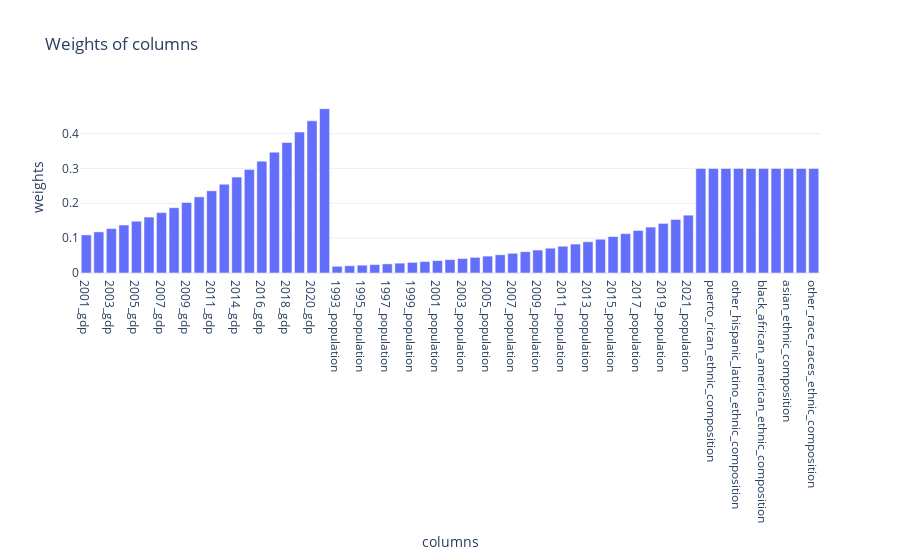

Notebook code cell kept with this figure:
### Markdown cell above
We can also specify feature class weights to variables (such as `gdp`, or `population`) or sets of variables (such as `ethnic composition` or `urbanization`). Feature weights, ranging from $-4$ to $4$, are assigned to influence the impact of each feature (or class of features) on the final similarity score, where negative values represent dissimilarity. Once we instantiate a query, we run the calculations and inspect the results. 

The plot represents weights assigned to the specified variables, notice that they are not uniformly distributed across the years (in case of time series), they intentionally assign higher weights to more recent years.

### Code cell
f  = FipsQuery(42001, "gdp",
    feature_groups_with_weights= {"gdp": 1, "population": 2, 
                                  "ethnic_composition": 3} )

f.find_euclidean_kins()
display(f.plot_weights())
display(f.euclidean_kins.head())

### Figure 1 — Plotly figure (JSON) as saved in the notebook; plotly's stock layout.template omitted (floating-point values rounded to 4 significant figures)
{"data": [{"type": "bar", "x": ["2001_gdp", "2002_gdp", "2003_gdp", "2004_gdp", "2005_gdp", "2006_gdp", "2007_gdp", "2008_gdp", "2009_gdp", "2010_gdp", "2011_gdp", "2013_gdp", "2014_gdp", "2015_gdp", "2016_gdp", "2017_gdp", "2018_gdp", "2019_gdp", "2020_gdp", "2021_gdp", "1993_population", "1994_population", "1995_population", "1996_population", "1997_population", "1998_population", "1999_population", "2000_population", "2001_population", "2002_population", "2003_population", "2004_population", "2005_population", "2006_population", "2007_population", "2008_population", "2009_population", "2010_population", "2011_population", "2012_population", "2013_population", "2014_population", "2015_population", "2016_population", "2017_population", "2018_population", "2019_population", "2020_population", "2021_population", "mexican_ethnic_composition", "puerto_rican_ethnic_composition", "cuban_ethnic_composition", "other_hispanic_latino_ethnic_composition", "white_ethnic_composition", "black_african_american_ethnic_composition", "american_indian_alaska_native_ethnic_composition", "asian_ethnic_composition", "native_hawaiian_other_pacific_islander_ethnic_composition", "other_race_races_ethnic_composition"], "y": [0.1093, 0.118, 0.1274, 0.1376, 0.1486, 0.1605, 0.1734, 0.1873, 0.2022, 0.2184, 0.2359, 0.2548, 0.2751, 0.2971, 0.3209, 0.3466, 0.3743, 0.4043, 0.4366, 0.4715, 0.01924, 0.02078, 0.02244, 0.02423, 0.02617, 0.02827, 0.03053, 0.03297, 0.03561, 0.03845, 0.04153, 0.04485, 0.04844, 0.05232, 0.0565, 0.06102, 0.06591, 0.07118, 0.07687, 0.08302, 0.08966, 0.09684, 0.1046, 0.1129, 0.122, 0.1317, 0.1423, 0.1537, 0.166, 0.3, 0.3, 0.3, 0.3, 0.3, 0.3, 0.3, 0.3, 0.3, 0.3]}], "layout": {"title": {"text": "Weights of columns"}, "xaxis": {"title": {"text": "columns"}}, "yaxis": {"title": {"text": "weights"}}}}
